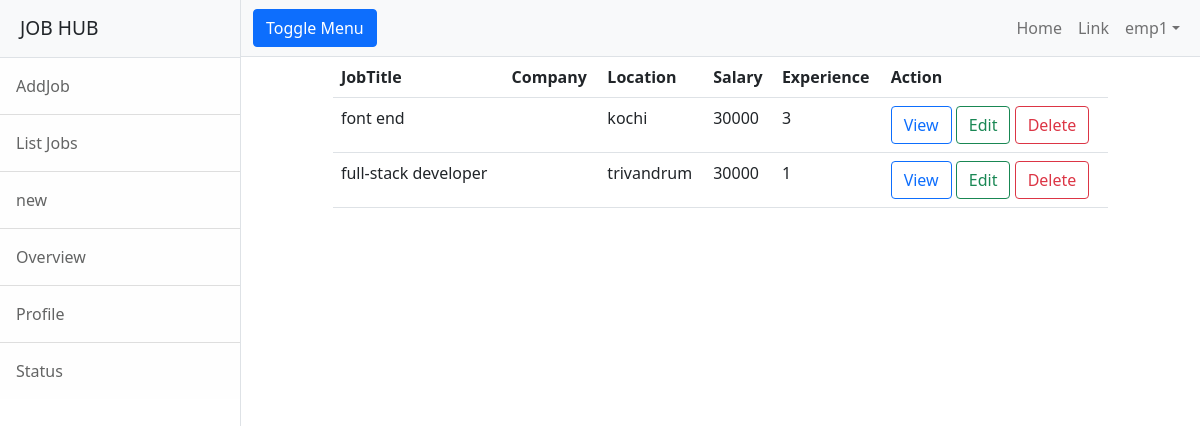
Before: /employer/jobs/all (signed in) with the older database file.
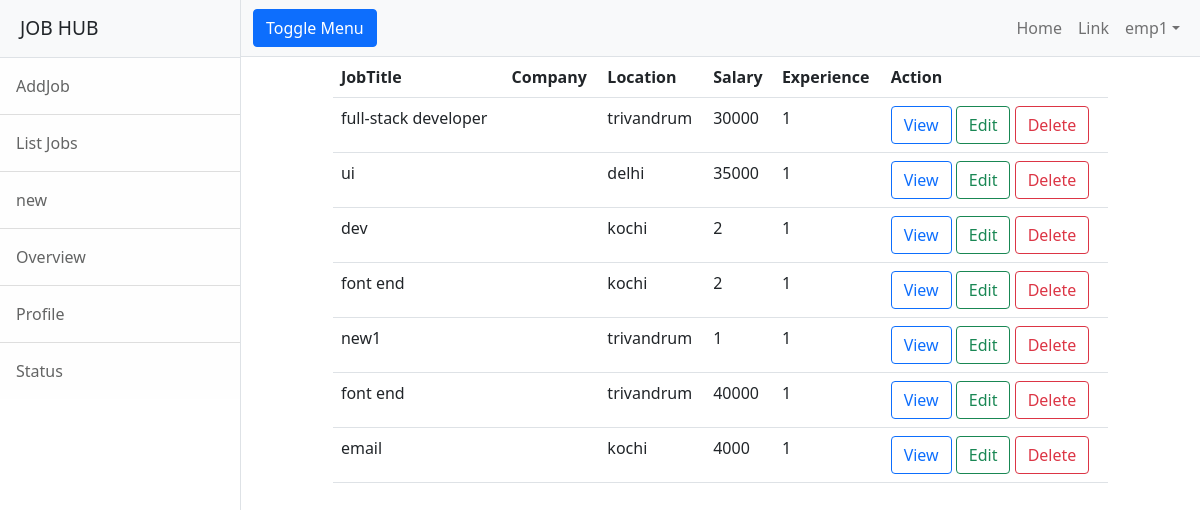
After: the same page with the newer database file.
### employer/models.py (models this page shows, shortened)
class Jobs(models.Model):
    job_title=models.CharField(max_length=150)
    company=models.ForeignKey(User,on_delete=models.CASCADE,related_name="company")
    location=models.CharField(max_length=120)
    salary=models.PositiveIntegerField(null=True)
    experience=models.PositiveIntegerField(default=0)
    created_date=models.DateField(auto_now_add=True)
    last_date=models.DateField(null=True)
    active_status=models.BooleanField(default=True)

### employer/views.py (the view)
# urls.py: path('jobs/all',views.ListJobView.as_view(),name='list-alljob'),
@method_decorator(sign_required,name='dispatch')
class ListJobView(ListView):
    model = Jobs
    context_object_name = "jobs"
    template_name = "emp-listjob.html"
    def get_queryset(self):
        return Jobs.objects.filter(company=self.request.user)

### employer/templates/emp-listjob.html
{%extends 'base.html'%}
{%block body_block%}
<div class="row">
    <div class="col-1"></div>
    <div class="col-10">
        <table class="table">
            <tr>
                <th>JobTitle</th>
                <th>Company</th>
                <th>Location</th>
                <th>Salary</th>
                 <th>Experience</th>
                <th>Action</th>
            </tr>
            {%for job in jobs%}
            <tr>
                <td>{{job.job_title}}</td>
                <td>{{job.company_name}}</td>
                <td>{{job.location}}</td>
                <td>{{job.salary}}</td>
                <td>{{job.experience}}</td>
                <td>
                    <a href="{%url 'detail-job' job.id%}" class="btn btn-outline-primary">View</a>
                    <a href="{%url 'edit-job' job.id%}" class="btn btn-outline-success">Edit</a>
                    <a href="{%url 'delete-job' job.id%}" class="btn btn-outline-danger">Delete</a>
                </td>
            </tr>
            {%endfor%}
        </table>
    </div>
    <div class="col-1"></div>
    </div>
</div>
{%endblock%}

Changed rows visible on the page:
removed Jobs: job_title "font end", location "kochi", salary "30000", experience "3"
added Jobs: job_title "ui", location "delhi", salary "35000", experience "1"
added Jobs: job_title "dev", location "kochi", salary "2", experience "1"
added Jobs: job_title "font end", location "kochi", salary "2", experience "1"
added Jobs: job_title "new1", location "trivandrum", salary "1", experience "1"
added Jobs: job_title "font end", location "trivandrum", salary "40000", experience "1"
added Jobs: job_title "email", location "kochi", salary "4000", experience "1"
